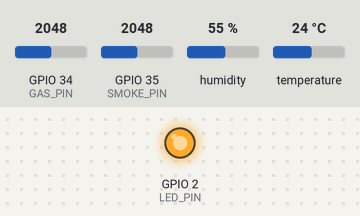
A sketch run on a simulated ESP32. Parts: output pins drawn as LEDs (lit = HIGH). Inputs (shaded band) come from the test bench; at power-on: GPIO 34 (GAS_PIN) = 2048, GPIO 35 (SMOKE_PIN) = 2048, humidity 55 %, temperature 24 °C. WiFi joins after 1.5 s; servers stay silent unless stated; uploads are accepted with an empty reply; random numbers use the default seed unless the sketch sets one; what the sketch prints to the serial monitor is not drawn.

Above: at 6.3 s.
At 10.48 s:
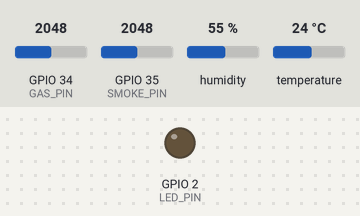
Timing chart, 0 to 15.5 s (numbered marks = the images above):
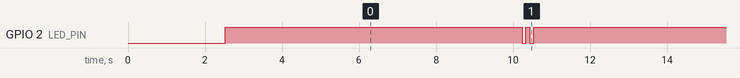

Measured:
- by itself, GPIO 2 (LED_PIN): repeats every 10.0 s: HIGH 0.10 s, LOW 0.10 s, HIGH 9.7 s, LOW 0.10 s

The sketch:

iot_dashboard_esp32.ino
```cpp
/**
 * ============================================================
 * IoT Dashboard Platform - ESP32/ESP8266 Firmware Example
 * ============================================================
 * Compatible with: ESP32, ESP8266
 * Libraries required:
 *   - WiFi (built-in for ESP32) / ESP8266WiFi (for ESP8266)
 *   - HTTPClient (built-in)
 *   - ArduinoJson (install via Library Manager)
 *   - DHT sensor library (if using DHT11/DHT22)
 *
 * Install ArduinoJson: Sketch > Include Library > Manage Libraries > "ArduinoJson"
 * ============================================================
 */

#include <WiFi.h>           // Use <ESP8266WiFi.h> for ESP8266
#include <HTTPClient.h>
#include <ArduinoJson.h>
#include <DHT.h>

// ─── Device Configuration (Get from IoT Dashboard) ───────────────────────────
#define TEMPLATE_ID   "TMPLxxxxxxxx"          // From Templates page
#define DEVICE_NAME   "My_ESP32_Sensor"       // Your device name
#define AUTH_TOKEN    "your_auth_token_here"  // From Device > Auth Token button

// ─── WiFi Configuration ───────────────────────────────────────────────────────
#define WIFI_SSID     "Your_WiFi_SSID"
#define WIFI_PASSWORD "Your_WiFi_Password"

// ─── Server Configuration ─────────────────────────────────────────────────────
#define SERVER_URL    "http://192.168.0.93:5000"  // Your IoT Dashboard server
#define PUBLISH_URL   SERVER_URL "/api/data/publish"

// ─── Sensor Configuration ─────────────────────────────────────────────────────
#define DHT_PIN       4       // GPIO pin connected to DHT sensor
#define DHT_TYPE      DHT22   // DHT11 or DHT22
#define GAS_PIN       34      // Analog pin for MQ-2 gas sensor
#define SMOKE_PIN     35      // Analog pin for smoke sensor
#define LED_PIN       2       // Built-in LED

// ─── Timing ───────────────────────────────────────────────────────────────────
#define PUBLISH_INTERVAL  10000   // Publish every 10 seconds (10000 ms)
#define WIFI_RETRY_DELAY  5000    // WiFi retry delay

// ─── Global Objects ───────────────────────────────────────────────────────────
DHT dht(DHT_PIN, DHT_TYPE);
unsigned long lastPublishTime = 0;
bool wifiConnected = false;

// ─── Setup ────────────────────────────────────────────────────────────────────
void setup() {
  Serial.begin(115200);
  delay(1000);

  Serial.println("\n╔══════════════════════════════════╗");
  Serial.println("║   IoT Dashboard - ESP32 Client   ║");
  Serial.println("╚══════════════════════════════════╝");
  Serial.printf("Template ID: %s\n", TEMPLATE_ID);
  Serial.printf("Device Name: %s\n", DEVICE_NAME);

  // Initialize pins
  pinMode(LED_PIN, OUTPUT);
  digitalWrite(LED_PIN, LOW);

  // Initialize DHT sensor
  dht.begin();

  // Connect to WiFi
  connectWiFi();
}

// ─── Main Loop ────────────────────────────────────────────────────────────────
void loop() {
  // Check WiFi connection
  if (WiFi.status() != WL_CONNECTED) {
    Serial.println("WiFi disconnected. Reconnecting...");
    connectWiFi();
    return;
  }

  // Publish data at interval
  unsigned long now = millis();
  if (now - lastPublishTime >= PUBLISH_INTERVAL) {
    lastPublishTime = now;
    readAndPublishSensors();
  }
}

// ─── WiFi Connection ──────────────────────────────────────────────────────────
void connectWiFi() {
  Serial.printf("\nConnecting to WiFi: %s", WIFI_SSID);
  WiFi.begin(WIFI_SSID, WIFI_PASSWORD);

  int attempts = 0;
  while (WiFi.status() != WL_CONNECTED && attempts < 20) {
    delay(500);
    Serial.print(".");
    attempts++;
  }

  if (WiFi.status() == WL_CONNECTED) {
    Serial.println("\n✓ WiFi Connected!");
    Serial.printf("  IP Address: %s\n", WiFi.localIP().toString().c_str());
    Serial.printf("  Signal: %d dBm\n", WiFi.RSSI());
    digitalWrite(LED_PIN, HIGH);
    wifiConnected = true;
  } else {
    Serial.println("\n✗ WiFi connection failed. Retrying in 5s...");
    delay(WIFI_RETRY_DELAY);
  }
}

// ─── Read Sensors & Publish ───────────────────────────────────────────────────
void readAndPublishSensors() {
  // Read DHT22 sensor
  float temperature = dht.readTemperature();  // Celsius
  float humidity    = dht.readHumidity();

  // Check for DHT read errors
  if (isnan(temperature) || isnan(humidity)) {
    Serial.println("⚠ DHT sensor read failed! Using fallback values.");
    temperature = 25.0 + random(-50, 50) / 10.0;  // Simulated fallback
    humidity    = 60.0 + random(-100, 100) / 10.0;
  }

  // Read analog sensors (0-4095 for ESP32 12-bit ADC)
  int gasRaw   = analogRead(GAS_PIN);
  int smokeRaw = analogRead(SMOKE_PIN);

  // Convert to meaningful values (calibrate for your sensor)
  float gasPPM   = map(gasRaw, 0, 4095, 0, 1000);    // 0-1000 ppm
  float smokePPM = map(smokeRaw, 0, 4095, 0, 500);   // 0-500 ppm

  // Calculate carbon emission index (simplified formula)
  float carbonEmission = (gasPPM * 0.5) + (smokePPM * 0.3);

  // Print to Serial Monitor
  Serial.println("\n─── Sensor Readings ───────────────");
  Serial.printf("  V0 Temperature:    %.1f °C\n", temperature);
  Serial.printf("  V1 Humidity:       %.1f %%\n", humidity);
  Serial.printf("  V2 Gas (MQ-2):     %.0f ppm\n", gasPPM);
  Serial.printf("  V3 Smoke:          %.0f ppm\n", smokePPM);
  Serial.printf("  V4 Carbon Emission: %.1f\n", carbonEmission);
  Serial.println("───────────────────────────────────");

  // Build JSON payload
  StaticJsonDocument<512> doc;
  doc["template_id"] = TEMPLATE_ID;
  doc["auth_token"]  = AUTH_TOKEN;
  doc["device_id"]   = DEVICE_NAME;

  JsonObject pins = doc.createNestedObject("virtual_pins");
  pins["V0"] = round(temperature * 10) / 10.0;
  pins["V1"] = round(humidity * 10) / 10.0;
  pins["V2"] = (int)gasPPM;
  pins["V3"] = (int)smokePPM;
  pins["V4"] = round(carbonEmission * 10) / 10.0;

  // Serialize JSON
  String jsonPayload;
  serializeJson(doc, jsonPayload);

  // Send HTTP POST request
  publishData(jsonPayload);
}

// ─── HTTP Publish ─────────────────────────────────────────────────────────────
void publishData(String jsonPayload) {
  if (WiFi.status() != WL_CONNECTED) {
    Serial.println("✗ Cannot publish: WiFi not connected");
    return;
  }

  HTTPClient http;
  http.begin(PUBLISH_URL);
  http.addHeader("Content-Type", "application/json");
  http.setTimeout(10000);  // 10 second timeout

  Serial.printf("→ Publishing to %s\n", PUBLISH_URL);

  int httpCode = http.POST(jsonPayload);

  if (httpCode > 0) {
    String response = http.getString();
    if (httpCode == 200 || httpCode == 201) {
      Serial.printf("✓ Published successfully (HTTP %d)\n", httpCode);
      // Blink LED to indicate successful publish
      blinkLED(2, 100);
    } else {
      Serial.printf("⚠ Server returned HTTP %d: %s\n", httpCode, response.c_str());
    }
  } else {
    Serial.printf("✗ HTTP request failed: %s\n", http.errorToString(httpCode).c_str());
  }

  http.end();
}

// ─── LED Blink Helper ─────────────────────────────────────────────────────────
void blinkLED(int times, int delayMs) {
  for (int i = 0; i < times; i++) {
    digitalWrite(LED_PIN, LOW);
    delay(delayMs);
    digitalWrite(LED_PIN, HIGH);
    delay(delayMs);
  }
}

/*
 * ============================================================
 * VIRTUAL PIN MAPPING:
 * ─────────────────────────────────────────────────────────────
 * V0 → Temperature (°C)       - DHT22 sensor
 * V1 → Humidity (%)           - DHT22 sensor
 * V2 → Gas concentration (ppm) - MQ-2 sensor
 * V3 → Smoke level (ppm)      - Smoke sensor
 * V4 → Carbon emission index  - Calculated
 *
 * WIRING:
 * ─────────────────────────────────────────────────────────────
 * DHT22:
 *   VCC → 3.3V
 *   GND → GND
 *   DATA → GPIO 4 (with 10kΩ pull-up to 3.3V)
 *
 * MQ-2 Gas Sensor:
 *   VCC → 5V
 *   GND → GND
 *   AOUT → GPIO 34 (ADC1)
 *
 * Smoke Sensor:
 *   VCC → 5V
 *   GND → GND
 *   AOUT → GPIO 35 (ADC1)
 *
 * SETUP STEPS:
 * ─────────────────────────────────────────────────────────────
 * 1. Create a Template in the IoT Dashboard
 * 2. Register a Device using that Template
 * 3. Copy the AUTH_TOKEN from Device > Auth Token
 * 4. Add Virtual Pins V0-V4 in the Device Detail page
 * 5. Update TEMPLATE_ID, DEVICE_NAME, AUTH_TOKEN above
 * 6. Update WIFI_SSID and WIFI_PASSWORD
 * 7. Update SERVER_URL with your server's IP/domain
 * 8. Flash to ESP32 and monitor Serial output
 * ============================================================
 */
```
